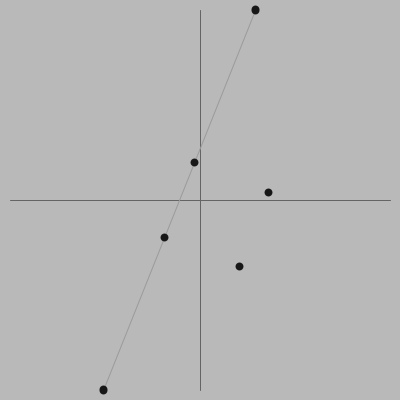
Frame 1 (no input)
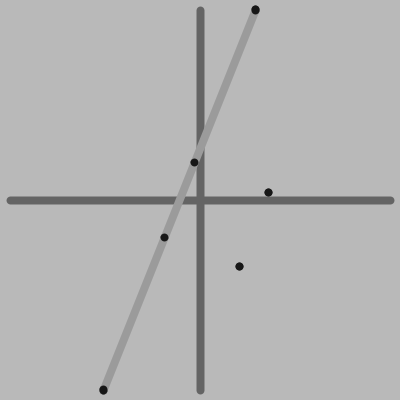
Frame 2 (the mouse pressed at the canvas centre, redrawn once)

The Processing sketch that drew these frames (run headless with seeded random() and noise(); the mouse was pressed at the canvas centre and the sketch redrawn once):

// Processing sketch: atan_example
// ── atan_example.pde
// draw a square that's centered on a line defined by two random points
float x1, y1, x2, y2;
float sqX1, sqY1, sqX2, sqY2, sqX3, sqY3, sqX4, sqY4;
float slope;
float angle;

void setup() {
  size(400, 400);
  background(185);

  x1 = random(-width/2 + 10, width/2 - 10);
  y1 = height/2 - 10;
  x2 = random(-width/2, width/2);
  y2 = -height/2 + 10;

  float opposite = x2 - x1;
  float adjacent = y2 - y1;
  float hypotenuse = sqrt(opposite*opposite + adjacent*adjacent);
  float dx = x2 - x1;
  float dy = y2 - y1;
  angle = atan2(dy, dx);

  sqX1 = x1 + (hypotenuse/2 - 40) * cos(angle);
  sqY1 = y1 + (hypotenuse/2 - 40) * sin(angle);
  sqX2 = sqX1 + 80 * cos(angle + PI/2);
  sqY2 = sqY1 + 80 * sin(angle + PI/2);
  sqX3 = sqX2 - 80 * cos(angle + PI);
  sqY3 = sqY2 - 80 * sin(angle + PI);
  sqX4 = sqX3 + 80 * cos(angle + 3*PI/2);
  sqY4 = sqY3 + 80 * sin(angle + 3*PI/2);
  println("angle", angle);
}

void draw() {
  // begin setting Cartesian plane
  translate(width/2, height/2);
  scale(1, -1);
  // end setting Cartesian plane

  stroke(100);
  line(-width/2 + 10, 0, width/2 - 10, 0);
  line(0, height/2 - 10, 0, -height/2 + 10);

  stroke(155);
  line(x1, y1, x2, y2);

  stroke(23);
  strokeWeight(8);
  point(x1, y1);
  point(x2, y2);

  point(sqX1, sqY1);
  point(sqX2, sqY2);
  point(sqX3, sqY3);
  point(sqX4, sqY4);

  noLoop();
}
